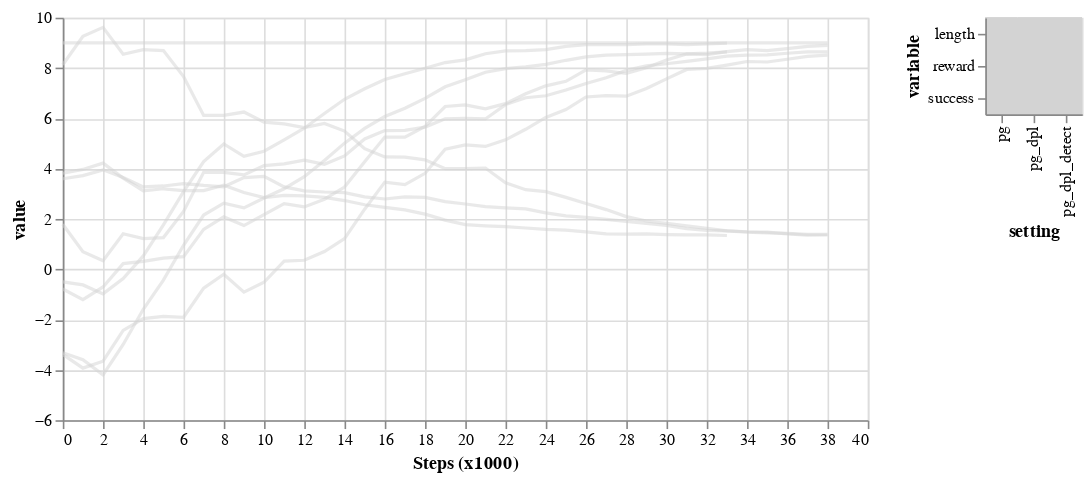

This figure's notebook cell:
### Code cell
# load dataframes
data_frames = []
for logger_file in logger_files:
    pkl_path = f"{folderpath}{logger_file}.pkl"
    d = pd.read_pickle(pkl_path)
    data_frames.append(d)
    
chart = make_chart2(data_frames, keys=['pg','pg_dpl','pg_dpl_detect'], window_speed=1000)
chart

### Figure 1 — Vega-Lite specification as saved in the notebook (floating-point values rounded to 4 significant figures; data arrays with more than 128 entries replaced by an {"elided": "..."} marker saying what was removed)
{"config": {"view": {"continuousWidth": 400, "continuousHeight": 300}}, "hconcat": [{"mark": {"type": "line", "opacity": 0.5}, "encoding": {"color": {"condition": {"type": "nominal", "field": "series", "legend": null, "selection": "selector002"}, "value": "lightgray"}, "x": {"type": "quantitative", "axis": {"tickMinStep": 1, "title": "Steps (x1000)"}, "field": "n_steps"}, "y": {"type": "quantitative", "axis": {"tickMinStep": 0.1, "title": "value"}, "field": "value", "sort": "ascending"}}, "height": 250, "selection": {"selector002": {"type": "multi", "fields": ["setting", "variable"], "empty": "none"}}, "width": 500}, {"mark": "rect", "encoding": {"color": {"condition": {"type": "nominal", "field": "series", "legend": null, "selection": "selector002"}, "value": "lightgray"}, "x": {"type": "nominal", "axis": {"orient": "bottom"}, "field": "setting"}, "y": {"type": "nominal", "field": "variable"}}, "selection": {"selector002": {"type": "multi", "fields": ["setting", "variable"], "empty": "none"}}}], "data": {"name": "data-50d91520efc8bf3dd3cb590f29f26d9a"}, "$schema": "https://vega.github.io/schema/vega-lite/v4.8.1.json", "datasets": {"data-50d91520efc8bf3dd3cb590f29f26d9a": {"elided": "336 records"}}}
